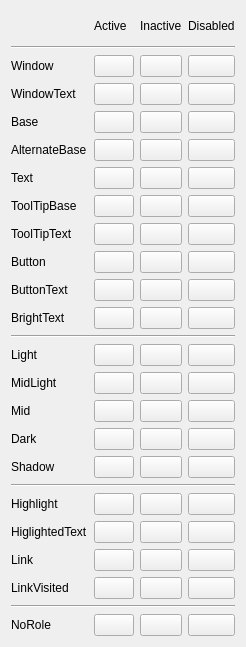
<?xml version="1.0" encoding="UTF-8"?>
<ui version="4.0">
 <class>ColorWidget</class>
 <widget class="QWidget" name="ColorWidget">
  <property name="geometry">
   <rect>
    <x>0</x>
    <y>0</y>
    <width>217</width>
    <height>647</height>
   </rect>
  </property>
  <property name="windowTitle">
   <string>Form</string>
  </property>
  <layout class="QGridLayout" name="gridLayout">
   <item row="0" column="1">
    <widget class="QLabel" name="label">
     <property name="text">
      <string>Active</string>
     </property>
    </widget>
   </item>
   <item row="0" column="2">
    <widget class="QLabel" name="label_2">
     <property name="text">
      <string>Inactive</string>
     </property>
    </widget>
   </item>
   <item row="0" column="3">
    <widget class="QLabel" name="label_3">
     <property name="text">
      <string>Disabled</string>
     </property>
    </widget>
   </item>
   <item row="1" column="0" colspan="4">
    <widget class="Line" name="line_4">
     <property name="orientation">
      <enum>Qt::Horizontal</enum>
     </property>
    </widget>
   </item>
   <item row="2" column="0">
    <widget class="QLabel" name="label_4">
     <property name="text">
      <string>Window</string>
     </property>
    </widget>
   </item>
   <item row="2" column="1">
    <widget class="QtColorButton" name="windowActive">
     <property name="text">
      <string/>
     </property>
    </widget>
   </item>
   <item row="2" column="2">
    <widget class="QtColorButton" name="windowInactive">
     <property name="text">
      <string/>
     </property>
    </widget>
   </item>
   <item row="2" column="3">
    <widget class="QtColorButton" name="windowDisabled">
     <property name="text">
      <string/>
     </property>
    </widget>
   </item>
   <item row="3" column="0">
    <widget class="QLabel" name="label_5">
     <property name="text">
      <string>WindowText</string>
     </property>
    </widget>
   </item>
   <item row="3" column="1">
    <widget class="QtColorButton" name="windowTextActive">
     <property name="text">
      <string/>
     </property>
    </widget>
   </item>
   <item row="3" column="2">
    <widget class="QtColorButton" name="windowTextInactive">
     <property name="text">
      <string/>
     </property>
    </widget>
   </item>
   <item row="3" column="3">
    <widget class="QtColorButton" name="windowTextDisabled">
     <property name="text">
      <string/>
     </property>
    </widget>
   </item>
   <item row="4" column="0">
    <widget class="QLabel" name="label_6">
     <property name="text">
      <string>Base</string>
     </property>
    </widget>
   </item>
   <item row="4" column="1">
    <widget class="QtColorButton" name="baseActive">
     <property name="text">
      <string/>
     </property>
    </widget>
   </item>
   <item row="4" column="2">
    <widget class="QtColorButton" name="baseInactive">
     <property name="text">
      <string/>
     </property>
    </widget>
   </item>
   <item row="4" column="3">
    <widget class="QtColorButton" name="baseDisabled">
     <property name="text">
      <string/>
     </property>
    </widget>
   </item>
   <item row="5" column="0">
    <widget class="QLabel" name="label_7">
     <property name="text">
      <string>AlternateBase</string>
     </property>
    </widget>
   </item>
   <item row="5" column="1">
    <widget class="QtColorButton" name="alternateBaseActive">
     <property name="text">
      <string/>
     </property>
    </widget>
   </item>
   <item row="5" column="2">
    <widget class="QtColorButton" name="alternateBaseInactive">
     <property name="text">
      <string/>
     </property>
    </widget>
   </item>
   <item row="5" column="3">
    <widget class="QtColorButton" name="alternateBaseDisabled">
     <property name="text">
      <string/>
     </property>
    </widget>
   </item>
   <item row="6" column="0">
    <widget class="QLabel" name="label_8">
     <property name="text">
      <string>Text</string>
     </property>
    </widget>
   </item>
   <item row="6" column="1">
    <widget class="QtColorButton" name="textActive">
     <property name="text">
      <string/>
     </property>
    </widget>
   </item>
   <item row="6" column="2">
    <widget class="QtColorButton" name="textInactive">
     <property name="text">
      <string/>
     </property>
    </widget>
   </item>
   <item row="6" column="3">
    <widget class="QtColorButton" name="textDisabled">
     <property name="text">
      <string/>
     </property>
    </widget>
   </item>
   <item row="7" column="0">
    <widget class="QLabel" name="label_9">
     <property name="text">
      <string>ToolTipBase</string>
     </property>
    </widget>
   </item>
   <item row="7" column="1">
    <widget class="QtColorButton" name="toolTipBaseActive">
     <property name="text">
      <string/>
     </property>
    </widget>
   </item>
   <item row="7" column="2">
    <widget class="QtColorButton" name="toolTipBaseInactive">
     <property name="text">
      <string/>
     </property>
    </widget>
   </item>
   <item row="7" column="3">
    <widget class="QtColorButton" name="toolTipBaseDisabled">
     <property name="text">
      <string/>
     </property>
    </widget>
   </item>
   <item row="8" column="0">
    <widget class="QLabel" name="label_10">
     <property name="text">
      <string>ToolTipText</string>
     </property>
    </widget>
   </item>
   <item row="8" column="1">
    <widget class="QtColorButton" name="toolTipTextActive">
     <property name="text">
      <string/>
     </property>
    </widget>
   </item>
   <item row="8" column="2">
    <widget class="QtColorButton" name="toolTipTextInactive">
     <property name="text">
      <string/>
     </property>
    </widget>
   </item>
   <item row="8" column="3">
    <widget class="QtColorButton" name="toolTipTextDisabled">
     <property name="text">
      <string/>
     </property>
    </widget>
   </item>
   <item row="9" column="0">
    <widget class="QLabel" name="label_11">
     <property name="text">
      <string>Button</string>
     </property>
    </widget>
   </item>
   <item row="9" column="1">
    <widget class="QtColorButton" name="buttonActive">
     <property name="text">
      <string/>
     </property>
    </widget>
   </item>
   <item row="9" column="2">
    <widget class="QtColorButton" name="buttonInactive">
     <property name="text">
      <string/>
     </property>
    </widget>
   </item>
   <item row="9" column="3">
    <widget class="QtColorButton" name="buttonDisabled">
     <property name="text">
      <string/>
     </property>
    </widget>
   </item>
   <item row="10" column="0">
    <widget class="QLabel" name="label_12">
     <property name="text">
      <string>ButtonText</string>
     </property>
    </widget>
   </item>
   <item row="10" column="1">
    <widget class="QtColorButton" name="buttonTextActive">
     <property name="text">
      <string/>
     </property>
    </widget>
   </item>
   <item row="10" column="2">
    <widget class="QtColorButton" name="buttonTextInactive">
     <property name="text">
      <string/>
     </property>
    </widget>
   </item>
   <item row="10" column="3">
    <widget class="QtColorButton" name="buttonTextDisabled">
     <property name="text">
      <string/>
     </property>
    </widget>
   </item>
   <item row="11" column="0">
    <widget class="QLabel" name="label_13">
     <property name="text">
      <string>BrightText</string>
     </property>
    </widget>
   </item>
   <item row="11" column="1">
    <widget class="QtColorButton" name="brightTextActive">
     <property name="text">
      <string/>
     </property>
    </widget>
   </item>
   <item row="11" column="2">
    <widget class="QtColorButton" name="brightTextInactive">
     <property name="text">
      <string/>
     </property>
    </widget>
   </item>
   <item row="11" column="3">
    <widget class="QtColorButton" name="brightTextDisabled">
     <property name="text">
      <string/>
     </property>
    </widget>
   </item>
   <item row="12" column="0" colspan="4">
    <widget class="Line" name="line">
     <property name="orientation">
      <enum>Qt::Horizontal</enum>
     </property>
    </widget>
   </item>
   <item row="13" column="0">
    <widget class="QLabel" name="label_14">
     <property name="text">
      <string>Light</string>
     </property>
    </widget>
   </item>
   <item row="13" column="1">
    <widget class="QtColorButton" name="lightActive">
     <property name="text">
      <string/>
     </property>
    </widget>
   </item>
   <item row="13" column="2">
    <widget class="QtColorButton" name="lightInactive">
     <property name="text">
      <string/>
     </property>
    </widget>
   </item>
   <item row="13" column="3">
    <widget class="QtColorButton" name="lightDisabled">
     <property name="text">
      <string/>
     </property>
    </widget>
   </item>
   <item row="14" column="0">
    <widget class="QLabel" name="label_15">
     <property name="text">
      <string>MidLight</string>
     </property>
    </widget>
   </item>
   <item row="14" column="1">
    <widget class="QtColorButton" name="midLightActive">
     <property name="text">
      <string/>
     </property>
    </widget>
   </item>
   <item row="14" column="2">
    <widget class="QtColorButton" name="midLightInactive">
     <property name="text">
      <string/>
     </property>
    </widget>
   </item>
   <item row="14" column="3">
    <widget class="QtColorButton" name="midLightDisabled">
     <property name="text">
      <string/>
     </property>
    </widget>
   </item>
   <item row="15" column="0">
    <widget class="QLabel" name="label_17">
     <property name="text">
      <string>Mid</string>
     </property>
    </widget>
   </item>
   <item row="15" column="1">
    <widget class="QtColorButton" name="midActive">
     <property name="text">
      <string/>
     </property>
    </widget>
   </item>
   <item row="15" column="2">
    <widget class="QtColorButton" name="midInactive">
     <property name="text">
      <string/>
     </property>
    </widget>
   </item>
   <item row="15" column="3">
    <widget class="QtColorButton" name="midDisabled">
     <property name="text">
      <string/>
     </property>
    </widget>
   </item>
   <item row="16" column="0">
    <widget class="QLabel" name="label_16">
     <property name="text">
      <string>Dark</string>
     </property>
    </widget>
   </item>
   <item row="16" column="1">
    <widget class="QtColorButton" name="darkActive">
     <property name="text">
      <string/>
     </property>
    </widget>
   </item>
   <item row="16" column="2">
    <widget class="QtColorButton" name="darkInactive">
     <property name="text">
      <string/>
     </property>
    </widget>
   </item>
   <item row="16" column="3">
    <widget class="QtColorButton" name="darkDisabled">
     <property name="text">
      <string/>
     </property>
    </widget>
   </item>
   <item row="17" column="0">
    <widget class="QLabel" name="label_18">
     <property name="text">
      <string>Shadow</string>
     </property>
    </widget>
   </item>
   <item row="17" column="1">
    <widget class="QtColorButton" name="shadowActive">
     <property name="text">
      <string/>
     </property>
    </widget>
   </item>
   <item row="17" column="2">
    <widget class="QtColorButton" name="shadowInactive">
     <property name="text">
      <string/>
     </property>
    </widget>
   </item>
   <item row="17" column="3">
    <widget class="QtColorButton" name="shadowDisabled">
     <property name="text">
      <string/>
     </property>
    </widget>
   </item>
   <item row="18" column="0" colspan="4">
    <widget class="Line" name="line_2">
     <property name="orientation">
      <enum>Qt::Horizontal</enum>
     </property>
    </widget>
   </item>
   <item row="19" column="0">
    <widget class="QLabel" name="label_19">
     <property name="text">
      <string>Highlight</string>
     </property>
    </widget>
   </item>
   <item row="19" column="1">
    <widget class="QtColorButton" name="highlightActive">
     <property name="text">
      <string/>
     </property>
    </widget>
   </item>
   <item row="19" column="2">
    <widget class="QtColorButton" name="highlightInactive">
     <property name="text">
      <string/>
     </property>
    </widget>
   </item>
   <item row="19" column="3">
    <widget class="QtColorButton" name="highlightDisabled">
     <property name="text">
      <string/>
     </property>
    </widget>
   </item>
   <item row="20" column="0">
    <widget class="QLabel" name="label_20">
     <property name="text">
      <string>HiglightedText</string>
     </property>
    </widget>
   </item>
   <item row="20" column="1">
    <widget class="QtColorButton" name="highlightedTextActive">
     <property name="text">
      <string/>
     </property>
    </widget>
   </item>
   <item row="20" column="2">
    <widget class="QtColorButton" name="highlightedTextInactive">
     <property name="text">
      <string/>
     </property>
    </widget>
   </item>
   <item row="20" column="3">
    <widget class="QtColorButton" name="highlightedTextDisabled">
     <property name="text">
      <string/>
     </property>
    </widget>
   </item>
   <item row="21" column="0">
    <widget class="QLabel" name="label_21">
     <property name="text">
      <string>Link</string>
     </property>
    </widget>
   </item>
   <item row="21" column="1">
    <widget class="QtColorButton" name="linkActive">
     <property name="text">
      <string/>
     </property>
    </widget>
   </item>
   <item row="21" column="2">
    <widget class="QtColorButton" name="linkInactive">
     <property name="text">
      <string/>
     </property>
    </widget>
   </item>
   <item row="21" column="3">
    <widget class="QtColorButton" name="linkDisabled">
     <property name="text">
      <string/>
     </property>
    </widget>
   </item>
   <item row="22" column="0">
    <widget class="QLabel" name="label_22">
     <property name="text">
      <string>LinkVisited</string>
     </property>
    </widget>
   </item>
   <item row="22" column="1">
    <widget class="QtColorButton" name="linkVisitedActive">
     <property name="text">
      <string/>
     </property>
    </widget>
   </item>
   <item row="22" column="2">
    <widget class="QtColorButton" name="linkVisitedInactive">
     <property name="text">
      <string/>
     </property>
    </widget>
   </item>
   <item row="22" column="3">
    <widget class="QtColorButton" name="linkVisitedDisabled">
     <property name="text">
      <string/>
     </property>
    </widget>
   </item>
   <item row="23" column="0" colspan="4">
    <widget class="Line" name="line_3">
     <property name="orientation">
      <enum>Qt::Horizontal</enum>
     </property>
    </widget>
   </item>
   <item row="24" column="0">
    <widget class="QLabel" name="label_23">
     <property name="text">
      <string>NoRole</string>
     </property>
    </widget>
   </item>
   <item row="24" column="1">
    <widget class="QtColorButton" name="noRoleActive">
     <property name="text">
      <string/>
     </property>
    </widget>
   </item>
   <item row="24" column="2">
    <widget class="QtColorButton" name="noRoleInactive">
     <property name="text">
      <string/>
     </property>
    </widget>
   </item>
   <item row="24" column="3">
    <widget class="QtColorButton" name="noRoleDisabled">
     <property name="text">
      <string/>
     </property>
    </widget>
   </item>
  </layout>
 </widget>
 <customwidgets>
  <customwidget>
   <class>QtColorButton</class>
   <extends>QPushButton</extends>
   <header location="global">QtColorButton.h</header>
  </customwidget>
 </customwidgets>
 <resources/>
 <connections/>
</ui>
